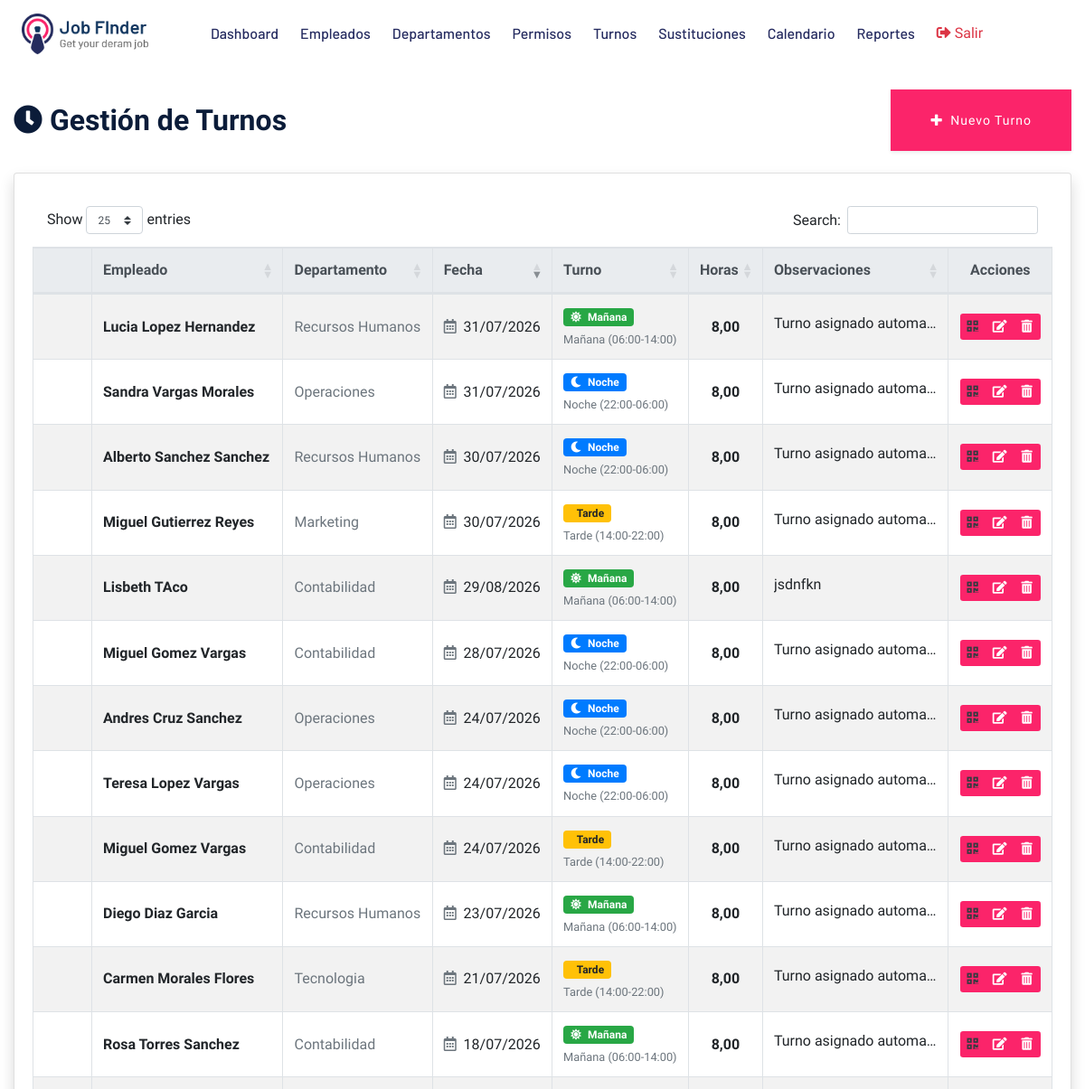
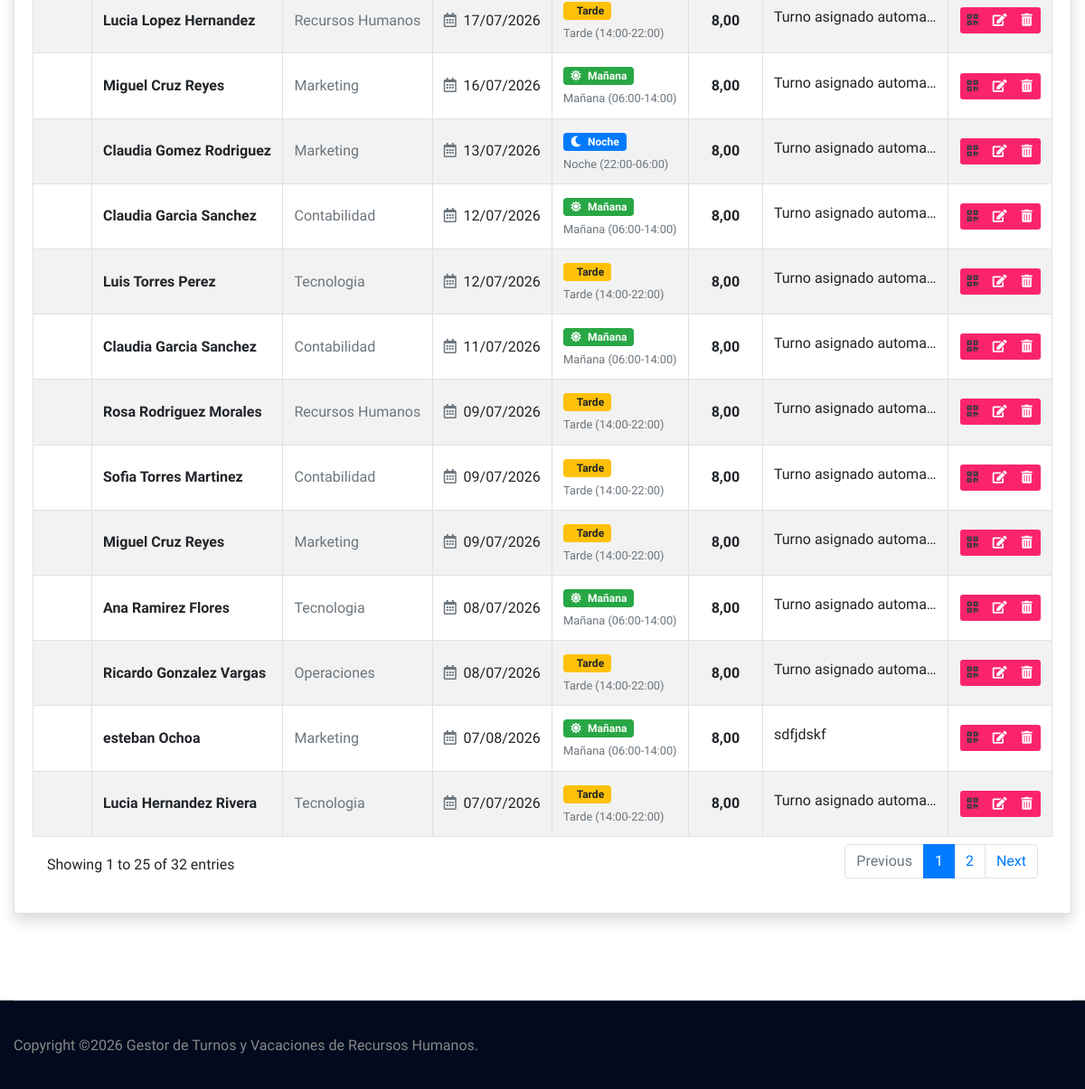
The page /turnos/ (signed in) on the database its author committed (2 pictures, top to bottom).
### Vacaciones/models.py (models this page shows, shortened)
class TurnoGuardia(models.Model):
    TURNO_CHOICES = [
        ('manana', 'Mañana (06:00-14:00)'),
        ('tarde', 'Tarde (14:00-22:00)'),
        ('noche', 'Noche (22:00-06:00)'),
    ]
    empleado = models.ForeignKey(Empleado, on_delete=models.CASCADE, related_name='turnos')
    fecha = models.DateField()
    turno = models.CharField(max_length=10, choices=TURNO_CHOICES)
    horas = models.DecimalField(max_digits=4, decimal_places=2, default=8)
    observaciones = models.TextField(blank=True, default='')
    creado_por = models.CharField(max_length=150, blank=True, default='')
    fecha_creacion = models.DateTimeField(auto_now_add=True)
    class Meta:
        ordering = ['fecha', 'turno']
        unique_together = ['empleado', 'fecha', 'turno']

class Empleado(models.Model):
    ESTADO_CHOICES = [
        ('activo', 'Activo'),
        ('inactivo', 'Inactivo'),
        ('vacaciones', 'En Vacaciones'),
        ('licencia', 'En Licencia'),
    ]
    GENERO_CHOICES = [
        ('M', 'Masculino'),
        ('F', 'Femenino'),
    ]
    cedula = models.CharField(max_length=15, unique=True)
    nombres = models.CharField(max_length=100)
    apellidos = models.CharField(max_length=100)
    email = models.EmailField(unique=True)
    telefono = models.CharField(max_length=20, blank=True, default='')
    fecha_nacimiento = models.DateField(null=True, blank=True)
    genero = models.CharField(max_length=1, choices=GENERO_CHOICES, blank=True, default='')
    direccion = models.TextField(blank=True, default='')
    departamento = models.ForeignKey(Departamento, on_delete=models.PROTECT, related_name='empleados')
    cargo = models.CharField(max_length=100, blank=True, default='')
    fecha_ingreso = models.DateField()
    salario = models.DecimalField(max_digits=10, decimal_places=2, default=0)
    dias_vacaciones_pendientes = models.IntegerField(default=30)
    dias_vacaciones_tomados = models.IntegerField(default=0)
    estado = models.CharField(max_length=20, choices=ESTADO_CHOICES, default='activo')
    foto = models.ImageField(upload_to='empleados/', blank=True, null=True)
    user = models.OneToOneField(User, on_delete=models.SET_NULL, null=True, blank=True, related_name='empleado')
    class Meta:
        ordering = ['apellidos', 'nombres']

class Departamento(models.Model):
    nombre = models.CharField(max_length=100, unique=True)
    descripcion = models.TextField(blank=True, default='')
    jefe_departamento = models.CharField(max_length=150, blank=True, default='')
    fecha_creacion = models.DateField(auto_now_add=True)
    class Meta:
        ordering = ['nombre']

### Vacaciones/views.py (the view)
# urls.py: path('turnos/', views.turnos_lista, name='turnos_lista'),
@login_required(login_url='login')
def turnos_lista(request):
    if es_admin(request.user):
        turnos_list = TurnoGuardia.objects.select_related('empleado').all()
    else:
        emp = request.user.empleado if hasattr(request.user, 'empleado') else None
        turnos_list = TurnoGuardia.objects.filter(empleado=emp).select_related('empleado').all() if emp else TurnoGuardia.objects.none()
    return render(request, 'Vacaciones/turnos.html', {'turnos_list': turnos_list})

### Vacaciones/views.py (called while the page is built)
def es_admin(user):
    return user.is_authenticated and (user.is_superuser or user.is_staff or user.groups.filter(name='Admin').exists())

### Vacaciones/templates/Vacaciones/turnos.html (shortened to what this page needs)
{% extends 'PlantillaGeneral.html' %}
{% block content %}
<div class="row mb-4">
    <div class="col-12 d-flex justify-content-between align-items-center">
        <h2 class="font-weight-bold mb-0"><i class="fas fa-clock mr-2"></i>Gestión de Turnos</h2>
        {% if user.is_superuser %}
        <a href="{% url 'Vacaciones:turno_crear' %}" class="btn btn-primary shadow-sm">
            <i class="fas fa-plus mr-1"></i> Nuevo Turno
        </a>
        {% endif %}
    </div>
</div>
<div class="card shadow mb-4">
    <div class="card-body">
        <div class="table-responsive">
            <table class="table table-striped table-hover table-bordered w-100 mb-0" id="turnosTable">
                <thead class="thead-light">
                    <tr>
                        <th style="width: 40px;" class="text-center"></th>
                        <th>Empleado</th>
                        <th>Departamento</th>
                        <th>Fecha</th>
                        <th>Turno</th>
                        <th>Horas</th>
                        <th>Observaciones</th>
                        <th class="text-center">Acciones</th>
                    </tr>
                </thead>
                <tbody id="tbodyTurnos">
                    {% for turno in turnos_list %}
                    <tr data-id="{{ turno.id }}">
                        <td class="text-center align-middle">
                        </td>
                        <td class="align-middle font-weight-bold">
                            {{ turno.empleado.nombres }} {{ turno.empleado.apellidos }}
                        </td>
                        <td class="align-middle text-muted">
                            {{ turno.empleado.departamento.nombre|default:"-" }}
                        </td>
                        <td class="align-middle">
                            <i class="far fa-calendar-alt text-muted mr-1"></i> {{ turno.fecha|date:"d/m/Y" }}
                        </td>
                        <td class="align-middle">
                            {% if turno.turno == 'manana' %}
                                <span class="badge badge-success px-2 py-1"><i class="fas fa-sun mr-1"></i> Mañana</span>
                            {% elif turno.turno == 'tarde' %}
                                <span class="badge badge-warning px-2 py-1"> Tarde</span>
                            {% else %}
                                <span class="badge badge-primary px-2 py-1"><i class="fas fa-moon mr-1"></i> Noche</span>
                            {% endif %}
                            <small class="d-block text-muted mt-1">{{ turno.get_turno_display }}</small>
                        </td>
                        <td class="align-middle text-center font-weight-bold">{{ turno.horas }}</td>
                        <td class="align-middle">
                            <span class="text-truncate d-inline-block" style="max-width: 180px;" title="{{ turno.observaciones }}">
                                {{ turno.observaciones|default:"-" }}
                            </span>
                        </td>
                        <td class="align-middle text-center">
                            <div class="btn-group btn-group-sm" role="group">
                                <button class="btn btn-warning btn-sm text-dark btn-qr" data-info="Turno: {{ turno.get_turno_display }} | Fecha: {{ turno.fecha|date:'d/m/Y' }} | Empleado: {{ turno.empleado.nombres }} {{ turno.empleado.apellidos }}" title="Código QR">
                                    <i class="fas fa-qrcode"></i>
                                </button>
                                <a class="btn btn-info btn-sm" href="{% url 'Vacaciones:turno_editar' pk=turno.id %}" title="Editar">
                                    <i class="fas fa-edit"></i>
                                </a>
                                <button class="btn btn-danger btn-sm" onclick="deleteTurno({{ turno.id }})" title="Eliminar">
                                    <i class="fas fa-trash-alt"></i>
                                </button>
                            </div>
                        </td>
                    </tr>
                    {% endfor %}
                </tbody>
            </table>
        </div>
    </div>
</div>
{% endblock %}

### rows shown on the page
TurnoGuardia: empleado.nombres "Lucia", empleado.apellidos "Hernandez Rivera", empleado.departamento.nombre "Tecnologia", fecha "07/07/2026", shows "Tarde", turno "Tarde (14:00-22:00)", horas "8,00", observaciones "Turno asignado automa…"
TurnoGuardia: empleado.nombres "Ana", empleado.apellidos "Ramirez Flores", empleado.departamento.nombre "Tecnologia", fecha "08/07/2026", shows "Mañana", turno "Mañana (06:00-14:00)", horas "8,00", observaciones "Turno asignado automa…"
TurnoGuardia: empleado.nombres "Ricardo", empleado.apellidos "Gonzalez Vargas", empleado.departamento.nombre "Operaciones", fecha "08/07/2026", shows "Tarde", turno "Tarde (14:00-22:00)", horas "8,00", observaciones "Turno asignado automa…"
TurnoGuardia: empleado.nombres "Rosa", empleado.apellidos "Rodriguez Morales", empleado.departamento.nombre "Recursos Humanos", fecha "09/07/2026", shows "Tarde", turno "Tarde (14:00-22:00)", horas "8,00", observaciones "Turno asignado automa…"
TurnoGuardia: empleado.nombres "Sofia", empleado.apellidos "Torres Martinez", empleado.departamento.nombre "Contabilidad", fecha "09/07/2026", shows "Tarde", turno "Tarde (14:00-22:00)", horas "8,00", observaciones "Turno asignado automa…"
TurnoGuardia: empleado.nombres "Miguel", empleado.apellidos "Cruz Reyes", empleado.departamento.nombre "Marketing", fecha "09/07/2026", shows "Tarde", turno "Tarde (14:00-22:00)", horas "8,00", observaciones "Turno asignado automa…"
TurnoGuardia: empleado.nombres "Claudia", empleado.apellidos "Garcia Sanchez", empleado.departamento.nombre "Contabilidad", fecha "11/07/2026", shows "Mañana", turno "Mañana (06:00-14:00)", horas "8,00", observaciones "Turno asignado automa…"
TurnoGuardia: empleado.nombres "Claudia", empleado.apellidos "Garcia Sanchez", empleado.departamento.nombre "Contabilidad", fecha "12/07/2026", shows "Mañana", turno "Mañana (06:00-14:00)", horas "8,00", observaciones "Turno asignado automa…"
TurnoGuardia: empleado.nombres "Luis", empleado.apellidos "Torres Perez", empleado.departamento.nombre "Tecnologia", fecha "12/07/2026", shows "Tarde", turno "Tarde (14:00-22:00)", horas "8,00", observaciones "Turno asignado automa…"
TurnoGuardia: empleado.nombres "Claudia", empleado.apellidos "Gomez Rodriguez", empleado.departamento.nombre "Marketing", fecha "13/07/2026", shows "Noche", turno "Noche (22:00-06:00)", horas "8,00", observaciones "Turno asignado automa…"
TurnoGuardia: empleado.nombres "Miguel", empleado.apellidos "Cruz Reyes", empleado.departamento.nombre "Marketing", fecha "16/07/2026", shows "Mañana", turno "Mañana (06:00-14:00)", horas "8,00", observaciones "Turno asignado automa…"
TurnoGuardia: empleado.nombres "Lucia", empleado.apellidos "Lopez Hernandez", empleado.departamento.nombre "Recursos Humanos", fecha "17/07/2026", shows "Tarde", turno "Tarde (14:00-22:00)", horas "8,00", observaciones "Turno asignado automa…"
TurnoGuardia: empleado.nombres "Rosa", empleado.apellidos "Torres Sanchez", empleado.departamento.nombre "Contabilidad", fecha "18/07/2026", shows "Mañana", turno "Mañana (06:00-14:00)", horas "8,00", observaciones "Turno asignado automa…"
TurnoGuardia: empleado.nombres "Carmen", empleado.apellidos "Morales Flores", empleado.departamento.nombre "Tecnologia", fecha "21/07/2026", shows "Tarde", turno "Tarde (14:00-22:00)", horas "8,00", observaciones "Turno asignado automa…"
TurnoGuardia: empleado.nombres "Diego", empleado.apellidos "Diaz Garcia", empleado.departamento.nombre "Recursos Humanos", fecha "23/07/2026", shows "Mañana", turno "Mañana (06:00-14:00)", horas "8,00", observaciones "Turno asignado automa…"
TurnoGuardia: empleado.nombres "Andres", empleado.apellidos "Cruz Sanchez", empleado.departamento.nombre "Operaciones", fecha "24/07/2026", shows "Noche", turno "Noche (22:00-06:00)", horas "8,00", observaciones "Turno asignado automa…"
TurnoGuardia: empleado.nombres "Teresa", empleado.apellidos "Lopez Vargas", empleado.departamento.nombre "Operaciones", fecha "24/07/2026", shows "Noche", turno "Noche (22:00-06:00)", horas "8,00", observaciones "Turno asignado automa…"
TurnoGuardia: empleado.nombres "Miguel", empleado.apellidos "Gomez Vargas", empleado.departamento.nombre "Contabilidad", fecha "24/07/2026", shows "Tarde", turno "Tarde (14:00-22:00)", horas "8,00", observaciones "Turno asignado automa…"
TurnoGuardia: empleado.nombres "Miguel", empleado.apellidos "Gomez Vargas", empleado.departamento.nombre "Contabilidad", fecha "28/07/2026", shows "Noche", turno "Noche (22:00-06:00)", horas "8,00", observaciones "Turno asignado automa…"
TurnoGuardia: empleado.nombres "Alberto", empleado.apellidos "Sanchez Sanchez", empleado.departamento.nombre "Recursos Humanos", fecha "30/07/2026", shows "Noche", turno "Noche (22:00-06:00)", horas "8,00", observaciones "Turno asignado automa…"
TurnoGuardia: empleado.nombres "Miguel", empleado.apellidos "Gutierrez Reyes", empleado.departamento.nombre "Marketing", fecha "30/07/2026", shows "Tarde", turno "Tarde (14:00-22:00)", horas "8,00", observaciones "Turno asignado automa…"
TurnoGuardia: empleado.nombres "Lucia", empleado.apellidos "Lopez Hernandez", empleado.departamento.nombre "Recursos Humanos", fecha "31/07/2026", shows "Mañana", turno "Mañana (06:00-14:00)", horas "8,00", observaciones "Turno asignado automa…"
TurnoGuardia: empleado.nombres "Sandra", empleado.apellidos "Vargas Morales", empleado.departamento.nombre "Operaciones", fecha "31/07/2026", shows "Noche", turno "Noche (22:00-06:00)", horas "8,00", observaciones "Turno asignado automa…"
TurnoGuardia: empleado.nombres "esteban", empleado.apellidos "Ochoa", empleado.departamento.nombre "Marketing", fecha "07/08/2026", shows "Mañana", turno "Mañana (06:00-14:00)", horas "8,00", observaciones "sdfjdskf"
TurnoGuardia: empleado.nombres "Lisbeth", empleado.apellidos "TAco", empleado.departamento.nombre "Contabilidad", fecha "29/08/2026", shows "Mañana", turno "Mañana (06:00-14:00)", horas "8,00", observaciones "jsdnfkn"
